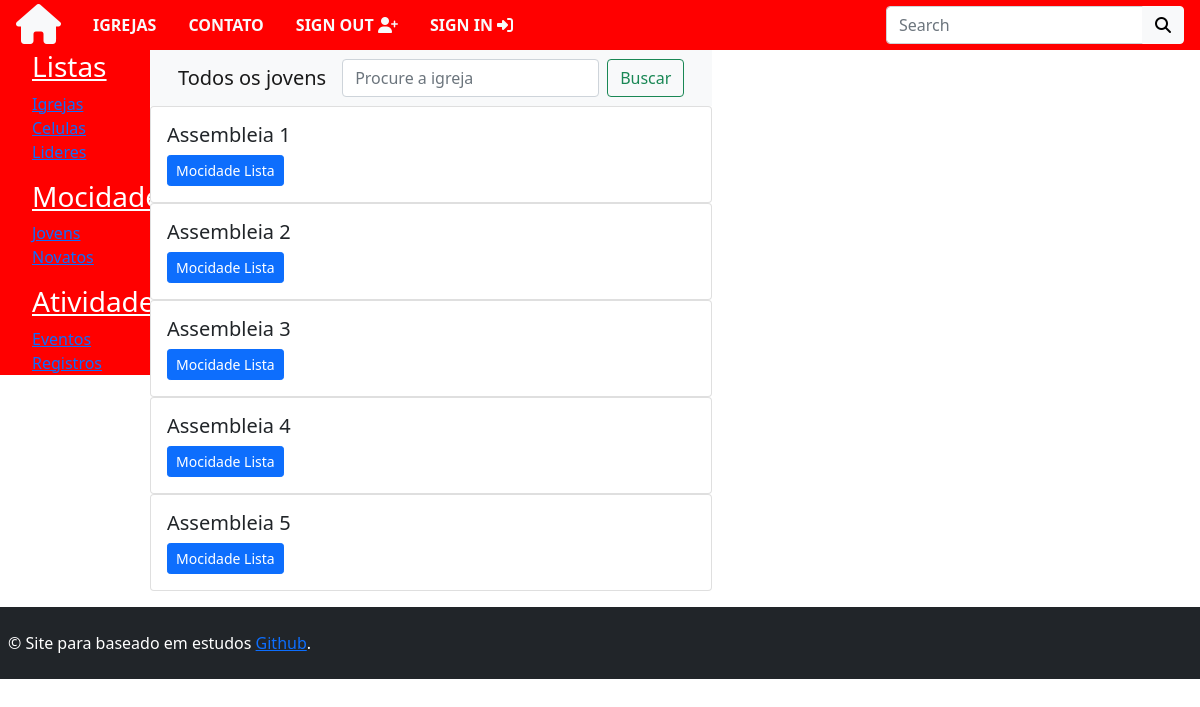
Before: /mocidade/mocidade/ with the older database file.
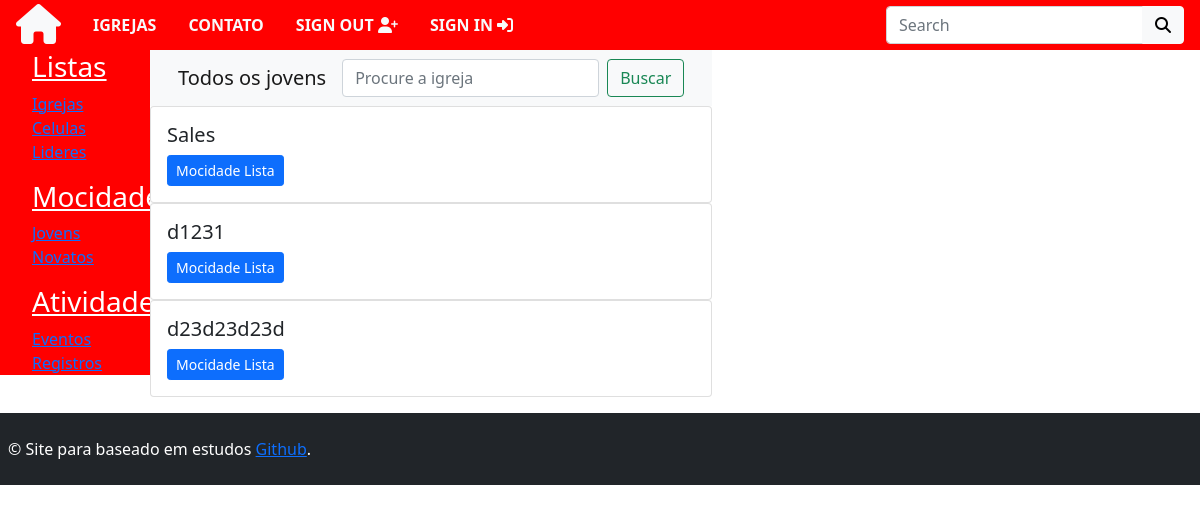
After: the same page with the newer database file.
### apps/igreja/models.py (models this page shows, shortened)
class Igreja(models.Model):
    nome = models.CharField(max_length=200, null=False, blank=False)
    endereco = models.CharField(max_length=200, null=False, blank=False)
    pastor = models.CharField(max_length=150, null=False, blank=False)
    descricao = models.TextField(help_text='fale um pouco sobre a igreja')
    image = StdImageField('Imagem', upload_to=get_file_path,
                          variations={'thumb': {'width': 480, 'height': 480, 'crop': True}}, blank=True, null=True)

### apps/membros/views.py (the view)
# urls.py: path('mocidade/', include('apps.membros.urls')),
def mocidade(request):
    igrejas = Igreja.objects.all()
    ministerios = Ministerio.objects.all()
    context = {
        'ministerios': ministerios,
        'igrejas': igrejas,
    }
    return render(request, 'membros/igrejamocidade.html', context)

### templates/membros/igrejamocidade.html (shortened to what this page needs)
{% extends 'base.html' %}
{% block context %}
<nav class="navbar navbar-expand-lg navbar-light bg-light">
  <div class="container-fluid">
      <a class="navbar-brand" href="{% url 'jovens' %}">Todos os jovens </a>
    <div class="collapse navbar-collapse" id="navbarSupportedContent">
      <form class="d-flex">
        <input class="form-control me-2" type="search" placeholder="Procure a igreja" aria-label="Search">
        <button class="btn btn-outline-success" type="submit">Buscar</button>
      </form>
    </div>
  </div>
</nav>
    {% for igreja in igrejas %}
    <div class="card-deck">
            <div class="card" >
                <div class="card-body">
                    <h5 class="card-title">{{ igreja.nome }}</h5>
                    <a href="{% url 'mocidadelista' igreja.id %}" class="btn btn-primary btn-sm">Mocidade Lista</a>
                </div>
            </div>
    </div>
    {% endfor %}
{% endblock %}

Changed rows visible on the page:
removed Igreja: nome "Assembleia 1"
removed Igreja: nome "Assembleia 2"
removed Igreja: nome "Assembleia 3"
removed Igreja: nome "Assembleia 4"
removed Igreja: nome "Assembleia 5"
added Igreja: nome "Sales"
added Igreja: nome "d1231"
added Igreja: nome "d23d23d23d"
